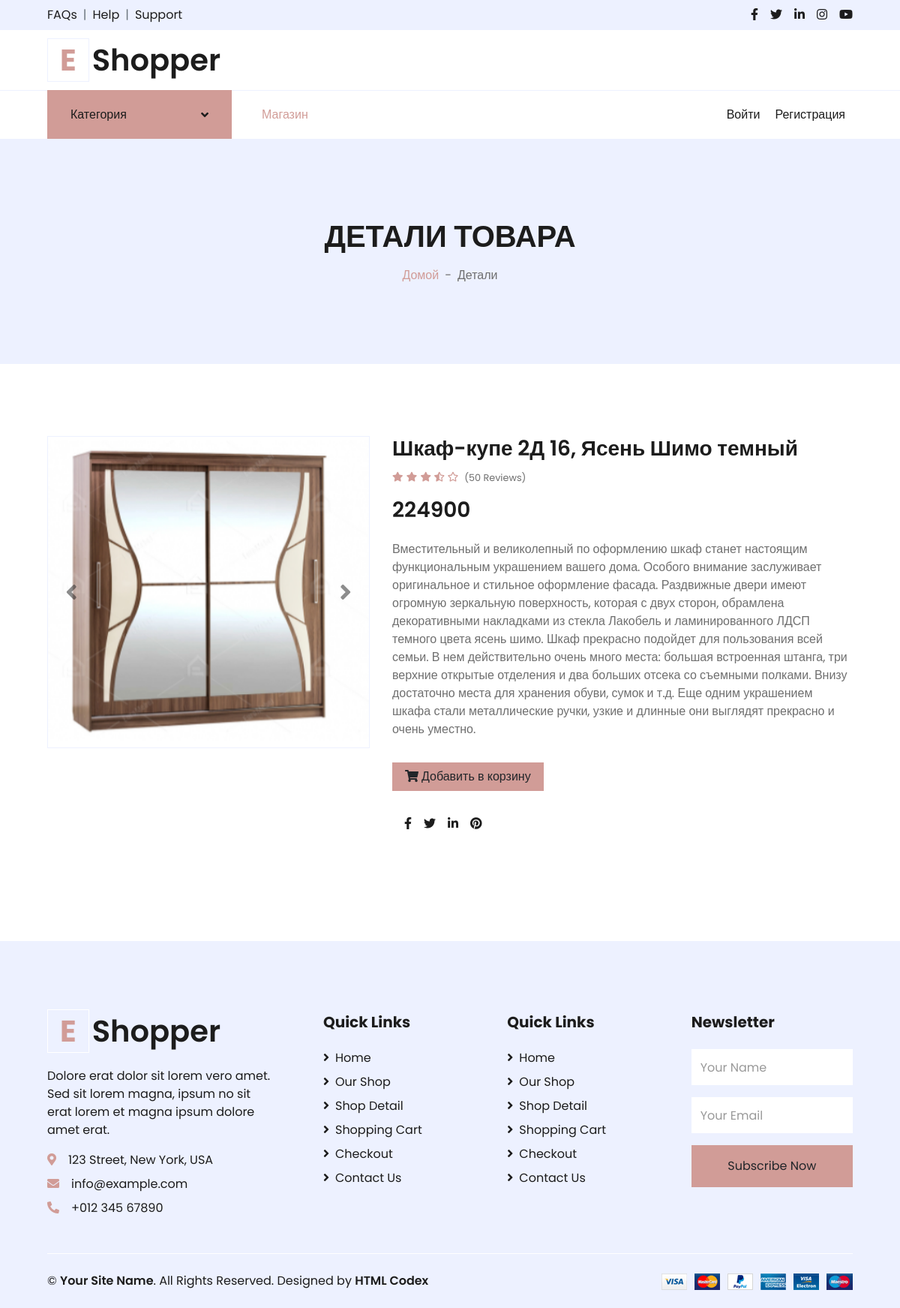
Page /details/3/ on the committed database.
### core/models.py (models this page shows, shortened)
class Furniture(models.Model):
    photo = models.ImageField(upload_to="photos/%Y/%m/%d/", verbose_name="Фото")
    category = models.ForeignKey("Category", on_delete=models.CASCADE, verbose_name="Категория")
    name = models.CharField(max_length=100, verbose_name="Название")
    price = models.IntegerField(verbose_name="Цена")
    created_at = models.DateTimeField(auto_now_add=True,verbose_name="Создано")
    updated_at = models.DateTimeField(auto_now=True,verbose_name="Последний изм.")
    rating = models.IntegerField(default=5,verbose_name="rating")
    published_status = models.IntegerField(default=0, verbose_name="Публиковать?")
    desc = models.TextField(verbose_name="Описание")
    class Meta:
        verbose_name = "Мебель"
        verbose_name_plural = "Мебели"

### core/views.py (the view)
# urls.py: path('details/<int:id>/', details, name = 'details'),
def details(request,id):
    category = Category.objects.all()
    books = get_object_or_404(Furniture,id=id)
    context={
        "category":category,
        "books":books
    }
    return render(request, "core/detail.html", context)

### core/templates/core/detail.html (shortened to what this page needs)
{% load static %}
<!DOCTYPE html>
<html lang="en">
<head>
    <link href="https://cdnjs.cloudflare.com/ajax/libs/font-awesome/5.10.0/css/all.min.css" rel="stylesheet">
    <link href="{% static 'core/lib/owlcarousel/assets/owl.carousel.min.css' %}" rel="stylesheet">
    <link href="{% static 'core/css/style.css' %}" rel="stylesheet">
</head>
<body>
    <div class="container-fluid">
        <div class="row bg-secondary py-2 px-xl-5">
            <div class="col-lg-6 d-none d-lg-block">
                <div class="d-inline-flex align-items-center">
                    <a class="text-dark" href="">FAQs</a>
                    <span class="text-muted px-2">|</span>
                    <a class="text-dark" href="">Help</a>
                    <span class="text-muted px-2">|</span>
                    <a class="text-dark" href="">Support</a>
                </div>
            </div>
            <div class="col-lg-6 text-center text-lg-right">
                <div class="d-inline-flex align-items-center">
                    <a class="text-dark px-2" href="">
                        <i class="fab fa-facebook-f"></i>
                    </a>
                    <a class="text-dark px-2" href="">
                        <i class="fab fa-twitter"></i>
                    </a>
                    <a class="text-dark px-2" href="">
                        <i class="fab fa-linkedin-in"></i>
                    </a>
                    <a class="text-dark px-2" href="">
                        <i class="fab fa-instagram"></i>
                    </a>
                    <a class="text-dark pl-2" href="">
                        <i class="fab fa-youtube"></i>
                    </a>
                </div>
            </div>
        </div>
        <div class="row align-items-center py-3 px-xl-5">
            <div class="col-lg-3 d-none d-lg-block">
                <a href="" class="text-decoration-none">
                    <h1 class="m-0 display-5 font-weight-semi-bold"><span class="text-primary font-weight-bold border px-3 mr-1">E</span>Shopper</h1>
                </a>
            </div>
        </div>
    </div>
    <div class="container-fluid">
        <div class="row border-top px-xl-5">
            <div class="col-lg-3 d-none d-lg-block">
                <a class="btn shadow-none d-flex align-items-center justify-content-between bg-primary text-white w-100" data-toggle="collapse" href="#navbar-vertical" style="height: 65px; margin-top: -1px; padding: 0 30px;">
                    <h6 class="m-0">Категория</h6>
                    <i class="fa fa-angle-down text-dark"></i>
                </a>
            </div>
            <div class="col-lg-9">
                <nav class="navbar navbar-expand-lg bg-light navbar-light py-3 py-lg-0 px-0">
                    <div class="collapse navbar-collapse justify-content-between" id="navbarCollapse">
                         <div class="navbar-nav mr-auto py-0">
                            <a href="{% url 'home' %}" class="nav-item nav-link active">Магазин</a>
                        </div>
                        <div class="navbar-nav ml-auto py-0">
                        {% if not request.user.is_authenticated %}
                            <a href="{% url 'login' %}" class="nav-item nav-link">Войти</a>
                            <a href="{% url 'registration' %}" class="nav-item nav-link">Регистрация</a>
                        {% endif %}
                        </div>
                    </div>
                </nav>
            </div>
        </div>
    </div>
    <div class="container-fluid bg-secondary mb-5">
        <div class="d-flex flex-column align-items-center justify-content-center" style="min-height: 300px">
            <h1 class="font-weight-semi-bold text-uppercase mb-3">Детали Товара</h1>
            <div class="d-inline-flex">
                <p class="m-0"><a href="">Домой</a></p>
                <p class="m-0 px-2">-</p>
                <p class="m-0">Детали</p>
            </div>
        </div>
    </div>
    <div class="container-fluid py-5">
        <div class="row px-xl-5">
            <div class="col-lg-5 pb-5">
                <div id="product-carousel" class="carousel slide" data-ride="carousel">
                    <div class="carousel-inner border">
                        <div class="carousel-item active">
                            <img class="w-100 h-100" src="{{ books.photo.url }}" alt="Image">
                        </div>
                    </div>
                    <a class="carousel-control-prev" href="#product-carousel" data-slide="prev">
                        <i class="fa fa-2x fa-angle-left text-dark"></i>
                    </a>
                    <a class="carousel-control-next" href="#product-carousel" data-slide="next">
                        <i class="fa fa-2x fa-angle-right text-dark"></i>
                    </a>
                </div>
            </div>
            <div class="col-lg-7 pb-5">
                <h3 class="font-weight-semi-bold">{{ books.name }}</h3>
                <div class="d-flex mb-3">
                    <div class="text-primary mr-2">
                        <small class="fas fa-star"></small>
                        <small class="fas fa-star"></small>
                        <small class="fas fa-star"></small>
                        <small class="fas fa-star-half-alt"></small>
                        <small class="far fa-star"></small>
                    </div>
                    <small class="pt-1">(50 Reviews)</small>
                </div>
                <h3 class="font-weight-semi-bold mb-4">{{books.price}}</h3>
                <p class="mb-4">{{ books.desc }}</p>
                <div class="d-flex align-items-center mb-4 pt-2">
                   <a href="{% url 'card_add' books.id %}"><button class="btn btn-primary px-3"><i class="fa fa-shopping-cart mr-1"></i>Добавить в корзину</button></a>
                </div>
                <div class="d-flex pt-2">
                    <div class="d-inline-flex">
                        <a class="text-dark px-2" href="">
                            <i class="fab fa-facebook-f"></i>
                        </a>
                        <a class="text-dark px-2" href="">
                            <i class="fab fa-twitter"></i>
                        </a>
                        <a class="text-dark px-2" href="">
                            <i class="fab fa-linkedin-in"></i>
                        </a>
                        <a class="text-dark px-2" href="">
                            <i class="fab fa-pinterest"></i>
                        </a>
                    </div>
                </div>
            </div>
        </div>
    </div>
    <div class="container-fluid bg-secondary text-dark mt-5 pt-5">
        <div class="row px-xl-5 pt-5">
            <div class="col-lg-4 col-md-12 mb-5 pr-3 pr-xl-5">
                <a href="" class="text-decoration-none">
                    <h1 class="mb-4 display-5 font-weight-semi-bold"><span class="text-primary font-weight-bold border border-white px-3 mr-1">E</span>Shopper</h1>
                </a>
                <p>Dolore erat dolor sit lorem vero amet. Sed sit lorem magna, ipsum no sit erat lorem et magna ipsum dolore amet erat.</p>
                <p class="mb-2"><i class="fa fa-map-marker-alt text-primary mr-3"></i>123 Street, New York, USA</p>
                <p class="mb-2"><i class="fa fa-envelope text-primary mr-3"></i>info@example.com</p>
                <p class="mb-0"><i class="fa fa-phone-alt text-primary mr-3"></i>+012 345 67890</p>
            </div>
            <div class="col-lg-8 col-md-12">
                <div class="row">
                    <div class="col-md-4 mb-5">
                        <h5 class="font-weight-bold text-dark mb-4">Quick Links</h5>
                        <div class="d-flex flex-column justify-content-start">
                            <a class="text-dark mb-2" href="index.html"><i class="fa fa-angle-right mr-2"></i>Home</a>
                            <a class="text-dark mb-2" href="shop.html"><i class="fa fa-angle-right mr-2"></i>Our Shop</a>
                            <a class="text-dark mb-2" href="detail.html"><i class="fa fa-angle-right mr-2"></i>Shop Detail</a>
                            <a class="text-dark mb-2" href="cart.html"><i class="fa fa-angle-right mr-2"></i>Shopping Cart</a>
                            <a class="text-dark mb-2" href="checkout.html"><i class="fa fa-angle-right mr-2"></i>Checkout</a>
                            <a class="text-dark" href="contact.html"><i class="fa fa-angle-right mr-2"></i>Contact Us</a>
                        </div>
                    </div>
                    <div class="col-md-4 mb-5">
                        <h5 class="font-weight-bold text-dark mb-4">Quick Links</h5>
                        <div class="d-flex flex-column justify-content-start">
                            <a class="text-dark mb-2" href="index.html"><i class="fa fa-angle-right mr-2"></i>Home</a>
                            <a class="text-dark mb-2" href="shop.html"><i class="fa fa-angle-right mr-2"></i>Our Shop</a>
                            <a class="text-dark mb-2" href="detail.html"><i class="fa fa-angle-right mr-2"></i>Shop Detail</a>
                            <a class="text-dark mb-2" href="cart.html"><i class="fa fa-angle-right mr-2"></i>Shopping Cart</a>
                            <a class="text-dark mb-2" href="checkout.html"><i class="fa fa-angle-right mr-2"></i>Checkout</a>
                            <a class="text-dark" href="contact.html"><i class="fa fa-angle-right mr-2"></i>Contact Us</a>
                        </div>
                    </div>
                    <div class="col-md-4 mb-5">
                        <h5 class="font-weight-bold text-dark mb-4">Newsletter</h5>
                        <form action="">
                            <div class="form-group">
                                <input type="text" class="form-control border-0 py-4" placeholder="Your Name" required="required" />
                            </div>
                            <div class="form-group">
                                <input type="email" class="form-control border-0 py-4" placeholder="Your Email"
                                    required="required" />
                            </div>
                            <div>
                                <button class="btn btn-primary btn-block border-0 py-3" type="submit">Subscribe Now</button>
                            </div>
                        </form>
                    </div>
                </div>
            </div>
        </div>
        <div class="row border-top border-light mx-xl-5 py-4">
            <div class="col-md-6 px-xl-0">
                <p class="mb-md-0 text-center text-md-left text-dark">
                    &copy; <a class="text-dark font-weight-semi-bold" href="#">Your Site Name</a>. All Rights Reserved. Designed
                    by
                    <a class="text-dark font-weight-semi-bold" href="https://htmlcodex.com">HTML Codex</a>
                </p>
            </div>
            <div class="col-md-6 px-xl-0 text-center text-md-right">
                <img class="img-fluid" src="img/payments.png" alt="">
            </div>
        </div>
    </div>
</body>
</html>

### rows in the picture
Furniture: photo (picture), name "Шкаф-купе 2Д 16, Ясень Шимо темный", price "224900", desc "Вместительный и великолепный по оформлению шкаф станет настоящим функциональным украшением вашего дома. Особого внимание заслуживает оригинальное и стильное оформление фасада. Раздвижные двери имеют огромную зеркальную поверхность, которая с двух сторон, обрамлена декоративными накладками из стекла Лакобель и ламинированного ЛДСП темного цвета ясень шимо. Шкаф прекрасно подойдет для пользования всей семьи. В нем действительно очень много места: большая встроенная штанга, три верхние открытые отделения и два больших отсека со съемными полками. Внизу достаточно места для хранения обуви, сумок и т.д. Еще одним украшением шкафа стали металлические ручки, узкие и длинные они выглядят прекрасно и…"
